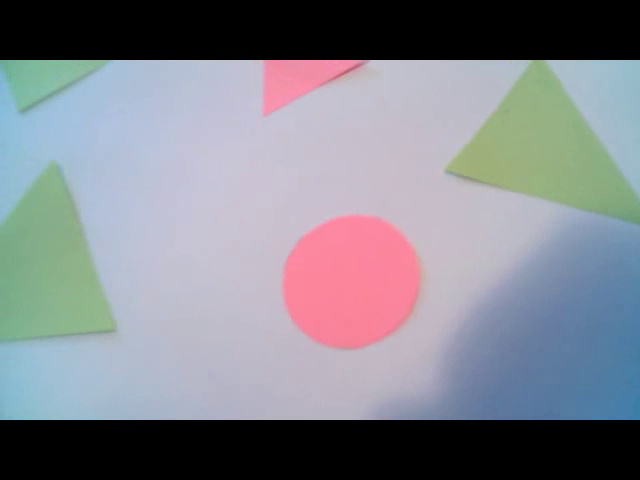
#> input picture frame 57 of Workshop2/input_video.avi, 640 x 480 px
$ python HW_1_review.py   (older library calls are emulated)
#> lines starting #> are read from the running program, lines starting #| are printed output that depends on the picture; after the words box and inside, x2 and y2 are one past the last pixel; in counts of white or black regions, pixels touching at a corner belong together
import numpy as np
import cv2
import matplotlib.pyplot as plt


def main():
    solution = 1
    cap = cv2.VideoCapture('input_video.avi')
    frame_count = 0

    while (cap.isOpened()):
        ret, frame = cap.read()
#> frame is the input picture: shape (480, 640, 3); mean B, G, R 139.4, 131.2, 129.1
        if ret == True:
            frame = frame[60:-60, :, :]
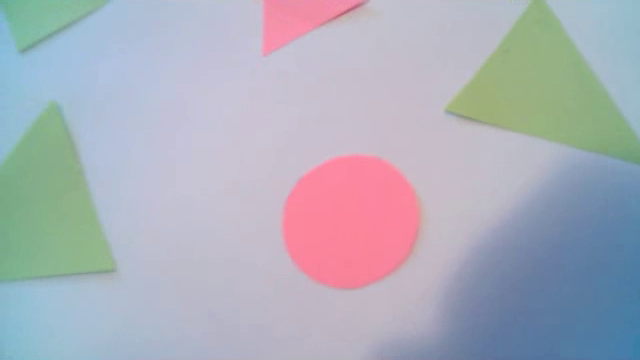
#> frame: shape (360, 640, 3); mean B, G, R 185.8, 175, 172.1
            frm = frame
            if solution == 1:
                # Making a copy of original frame and conversion to LAB
                processed_frm = frm.copy()
                processed_frm = cv2.cvtColor(processed_frm, cv2.COLOR_BGR2LAB)
#> processed_frm: shape (360, 640, 3); mean of channels 0, 1, 2 183.3, 129.7, 122.7

                # Making a yellow mask
                yellow_mask = processed_frm[:, :, 2]
                yellow_mask = cv2.medianBlur(yellow_mask, 7)
                ret, yellow_mask = cv2.threshold(yellow_mask, 140, 255, cv2.THRESH_BINARY)  # good for non-equalized colors
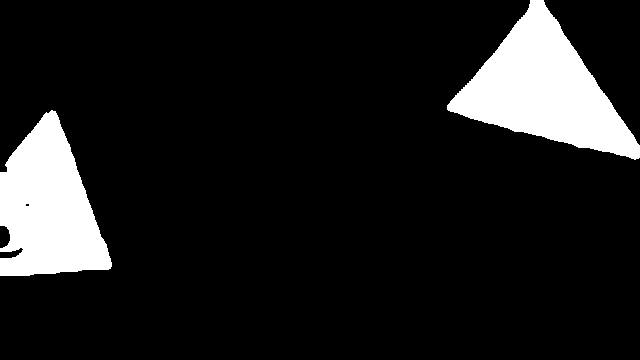
#> yellow_mask: shape (360, 640); 11.6% white; 2 white regions, box (x1, y1, x2, y2) and area: (447, 0, 640, 160) 14466, (0, 110, 112, 276) 12169
                kernel = np.ones((17, 17), np.uint8)
                yellow_mask = cv2.erode(yellow_mask, kernel, iterations=1)
#> yellow_mask: shape (360, 640); 7.3% white; 2 white regions, box (x1, y1, x2, y2) and area: (463, 13, 627, 147) 9164, (0, 125, 101, 268) 7558

                # Making a green mask
                green_channel = 255 - processed_frm[:, :, 1]
                yellow_channel = processed_frm[:, :, 2]
                light_green_mask = np.uint8((1.6 * green_channel[:, :] + 0.4 * yellow_channel[:, :]) / 2)
                light_green_mask = cv2.medianBlur(light_green_mask, 7)
                ret, light_green_mask = cv2.threshold(light_green_mask, 135, 255, cv2.THRESH_BINARY)  # good for non-equalized colors
#> light_green_mask: shape (360, 640); 14.2% white; 3 white regions, box (x1, y1, x2, y2) and area: (447, 0, 640, 164) 15382, (0, 100, 114, 283) 14088, (0, 0, 106, 52) 3209
                kernel = np.ones((11, 11), np.uint8)
                light_green_mask = cv2.erode(light_green_mask, kernel, iterations=1)
#> light_green_mask: shape (360, 640); 11.3% white; 3 white regions, box (x1, y1, x2, y2) and area: (456, 0, 640, 159) 12045, (0, 109, 108, 277) 11793, (0, 0, 98, 45) 2263

                # Making another copy of original frame, equalization of each color channel and conversion to LAB
                processed_frm = frm.copy()
                for i in range(3):
                    processed_frm[:, :, i] = cv2.equalizeHist(processed_frm[:, :, i])
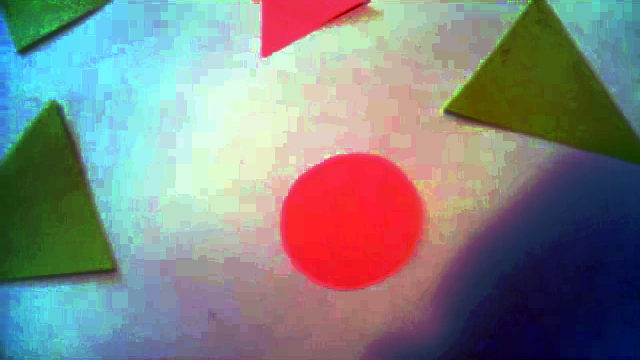
#> processed_frm: shape (360, 640, 3); mean B, G, R 129.8, 131.5, 129.2
                processed_frm = cv2.cvtColor(processed_frm, cv2.COLOR_BGR2LAB)
#> processed_frm: shape (360, 640, 3); mean of channels 0, 1, 2 142.5, 129.8, 131.3

                # Making a green mask
                magenta_mask = processed_frm[:, :, 1]
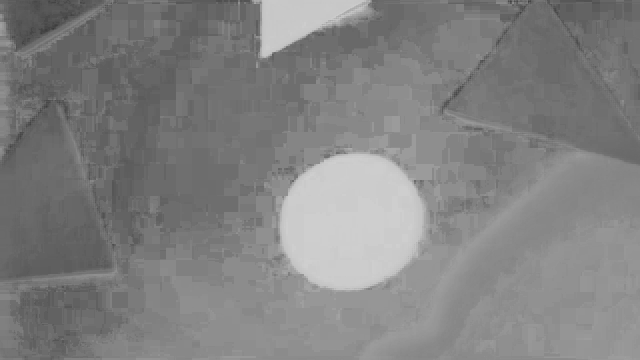
#> magenta_mask: shape (360, 640); min 57, max 207, mean 129.8
                magenta_mask = cv2.medianBlur(magenta_mask, 11)
                ret, magenta_mask = cv2.threshold(magenta_mask, 185, 255, cv2.THRESH_BINARY)  # good for equalized colors
#> magenta_mask: shape (360, 640); 8% white; 2 white regions, box (x1, y1, x2, y2) and area: (280, 154, 423, 290) 15219, (262, 0, 364, 55) 3140

                # Making a copy of original frame and conversion to grayscale
                processed_frm = frm.copy()
                processed_frm = cv2.cvtColor(processed_frm, cv2.COLOR_BGR2GRAY)
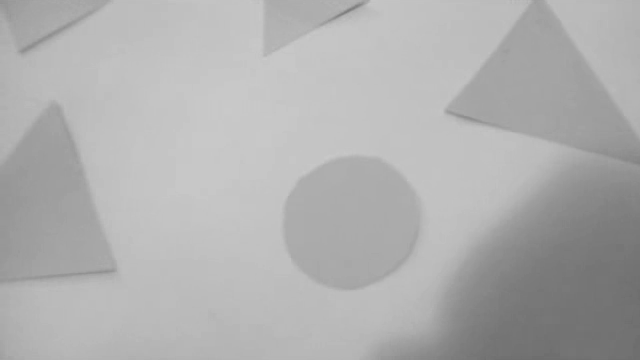
#> processed_frm: shape (360, 640); min 108, max 202, mean 175.3

                # Making a black mask
                black_mask = 255 - processed_frm
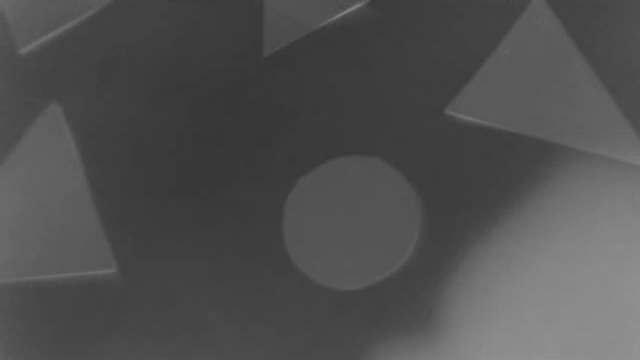
#> black_mask: shape (360, 640); min 53, max 147, mean 79.7
                ret, black_mask = cv2.threshold(black_mask, 230, 255, cv2.THRESH_BINARY)  # good for equalized colors
#> black_mask: shape (360, 640); every value is 0
                kernel = np.ones((12, 12), np.uint8)
                black_mask = cv2.dilate(black_mask, kernel, iterations=1)

                # Masks binarization to apply Boolean OR operation
                yellow_mask = yellow_mask / 255
                light_green_mask = light_green_mask / 255
                magenta_mask = magenta_mask / 255
                black_mask = black_mask / 255
#> black_mask: shape (360, 640) float64; every value is 0

                # Making result binary mask
                result_mask = np.logical_or(yellow_mask, light_green_mask)
                result_mask = np.logical_or(result_mask, magenta_mask)
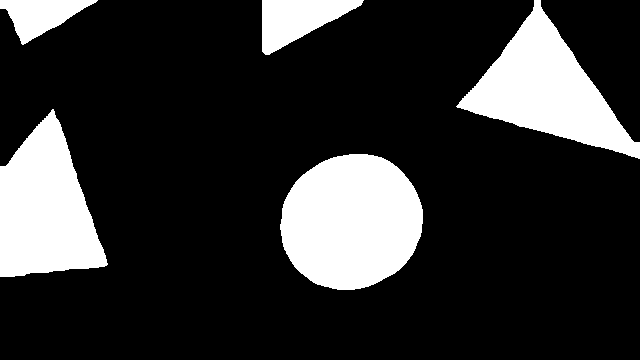
#> result_mask: shape (360, 640) bool; 19.3% white; 5 white regions, box (x1, y1, x2, y2) and area: (280, 154, 423, 290) 15219, (456, 0, 640, 159) 12045, (0, 109, 108, 277) 11793, (262, 0, 364, 55) 3140, (0, 0, 98, 45) 2263
                result_mask = np.logical_or(result_mask, black_mask)

                # Making binary mask suitable for OpenCV showing and saving
                result_mask = np.uint8(result_mask * 255)

                # Making the grey scale image have three channels
                threshed = cv2.cvtColor(result_mask, cv2.COLOR_GRAY2BGR)

            if solution == 2:
                # convert to hsv
                frm_hsv = cv2.cvtColor(frm, cv2.COLOR_BGR2HSV)
                frm_split_ch = np.zeros((frm_hsv.shape[0], frm_hsv.shape[1] * frm_hsv.shape[2]), dtype=np.uint8)
                # filling in the empty image by channels
                for i in range(frm_hsv.shape[2]):
                    frm_split_ch[:, frm_hsv.shape[1] * i:frm_hsv.shape[1] * (i + 1)] = frm_hsv[:, :, i]

                # use gaussian blur to get rid of random noise
                blur = cv2.GaussianBlur(frm_split_ch, (5, 5), 3)

                # apply CLAHE method to make the shapes stand out
                clahe = cv2.createCLAHE(clipLimit=3.0, tileGridSize=(5, 5))
                cl = clahe.apply(blur)

                # mask for green and yellow
                mask_gy = cv2.inRange(frm_hsv, np.array([20, 40, 100]), np.array([80, 100, 255]))

                # mask for pink
                mask_p = cv2.inRange(frm_hsv, np.array([140, 50, 0]), np.array([179, 150, 255]))

                # mask for black
                mask_b = cv2.inRange(frm_hsv, np.array([0, 0, 0]), np.array([179, 255, 40]))

                threshed = mask_gy + mask_p + mask_b
                threshed = cv2.cvtColor(threshed, cv2.COLOR_GRAY2BGR)

            if solution == 3:
                threshed = cv2.cvtColor(frame, cv2.COLOR_BGR2YCrCb)
                ret, threshed0 = cv2.threshold(threshed[:,:,0],50,255,cv2.THRESH_BINARY)
                ret, threshed1 = cv2.threshold(threshed[:,:,1],150,255,cv2.THRESH_BINARY)
                ret, threshed2 = cv2.threshold(threshed[:,:,2],120,255,cv2.THRESH_BINARY)
                threshed = 255 - np.minimum(np.minimum(threshed0, 255 - threshed1),threshed2)

                threshed = cv2.cvtColor(threshed, cv2.COLOR_GRAY2BGR)

            if solution == 4:
                frm0, frm1, frm2 = cv2.split(frm)

                frm0 = cv2.blur(frm0, (11, 11))

                frm0 = cv2.normalize(frm0, None, alpha=0, beta=255, norm_type=cv2.NORM_MINMAX, dtype=cv2.CV_8UC1)
                frm0 = cv2.medianBlur(frm0, ksize=11)

                # пытаемся получить адаптивным порогом сразу хороший результат, без контуров
                frm0 = cv2.adaptiveThreshold(frm0, 255, cv2.ADAPTIVE_THRESH_MEAN_C, cv2.THRESH_BINARY, 131, 20)

                frm0 = cv2.erode(frm0, kernel=np.ones((13, 13), dtype=np.uint8))
                frm0 = cv2.dilate(frm0, kernel=np.ones((13, 13), dtype=np.uint8))

                # инвертируем, чтобы маска была белой, а фон черным
                threshed = cv2.bitwise_not(frm0)
                threshed = cv2.cvtColor(threshed, cv2.COLOR_GRAY2BGR)

            threshed = threshed[:,:,1]
            #threshed = np.hstack((frm, threshed))
            #threshed = np.minimum(frm, threshed)
            cv2.imshow('Video frame', threshed)
            if cv2.waitKey(10) & 0xFF == ord('q'):
#> (key q is pressed here)
                break
        else:
            break


if __name__ == '__main__':
    main()

$ run again, starting later in the video
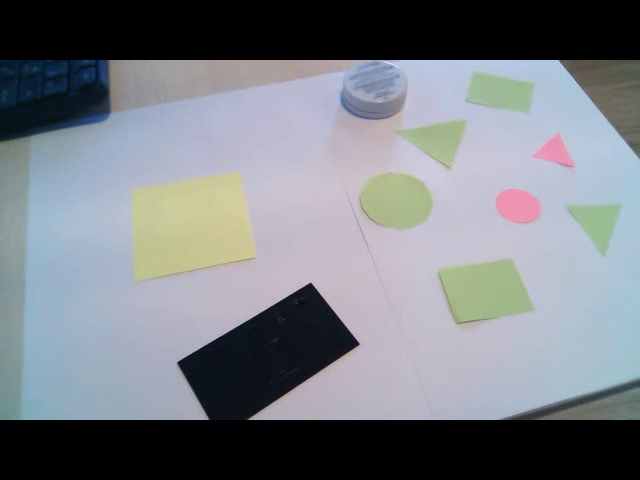
#> input picture frame 256 of Workshop2/input_video.avi, 640 x 480 px
#> in main, frame is the input picture: shape (480, 640, 3); mean B, G, R 130.7, 124.7, 120.3
#> frame: shape (360, 640, 3)
#> after the loop in main, `for i in range(3):`:
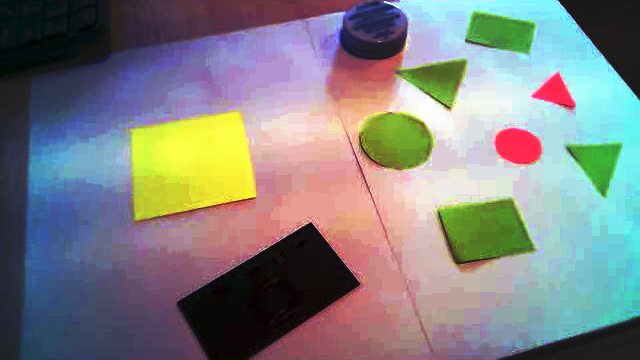
#> processed_frm: shape (360, 640, 3); mean B, G, R 129.5, 130.3, 129.1
#> in main, `result_mask = np.logical_or(result_mask, black_mask)`:
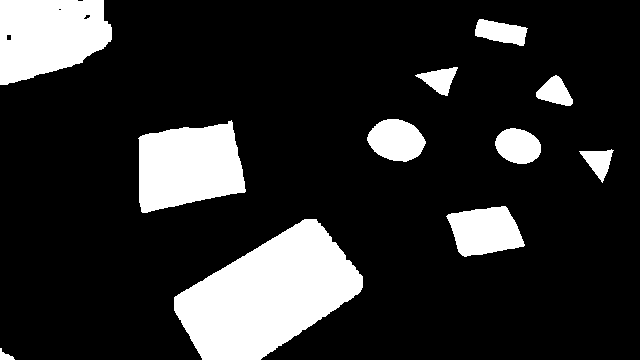
#> result_mask: shape (360, 640) bool; 17.2% white; 11 white regions, largest, box (x1, y1, x2, y2) and area: (174, 219, 363, 360) 15876, (138, 120, 246, 213) 7518, (0, 0, 112, 85) 7439

$ run again, starting later in the video
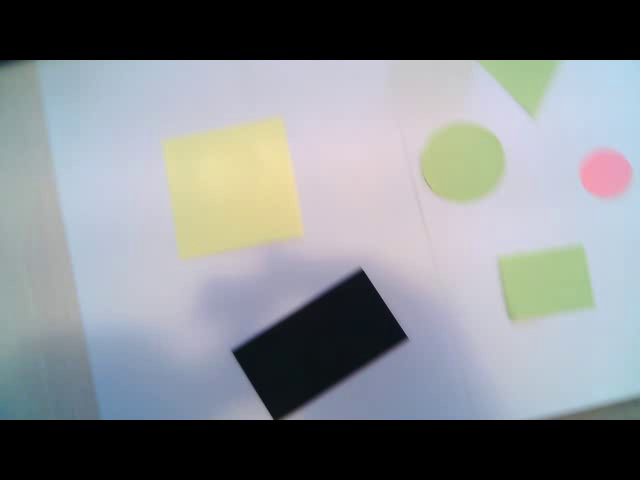
#> input picture frame 456 of Workshop2/input_video.avi, 640 x 480 px
#> in main, frame is the input picture: shape (480, 640, 3); mean B, G, R 138.3, 134.5, 130.3
#> frame: shape (360, 640, 3)
#> after the loop in main, `for i in range(3):`:
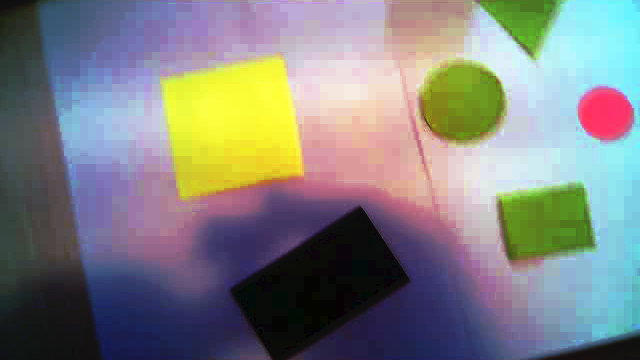
#> processed_frm: shape (360, 640, 3); mean B, G, R 129.1, 130, 128.8
#> in main, `result_mask = np.logical_or(result_mask, black_mask)`:
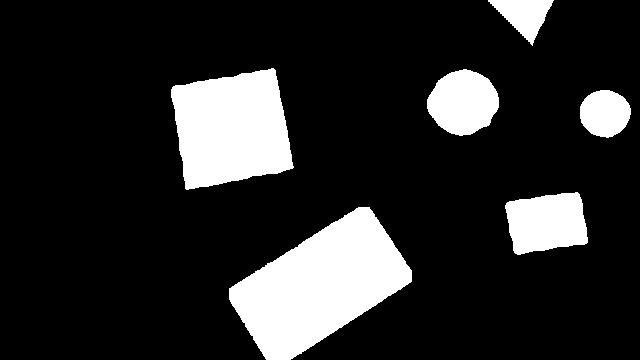
#> result_mask: shape (360, 640) bool; 16.4% white; 6 white regions, box (x1, y1, x2, y2) and area: (229, 207, 412, 360) 15498, (171, 68, 294, 190) 11256, (505, 192, 588, 255) 4034, (427, 69, 499, 136) 3553, (580, 90, 631, 138) 1885, (488, 0, 554, 46) 1510
